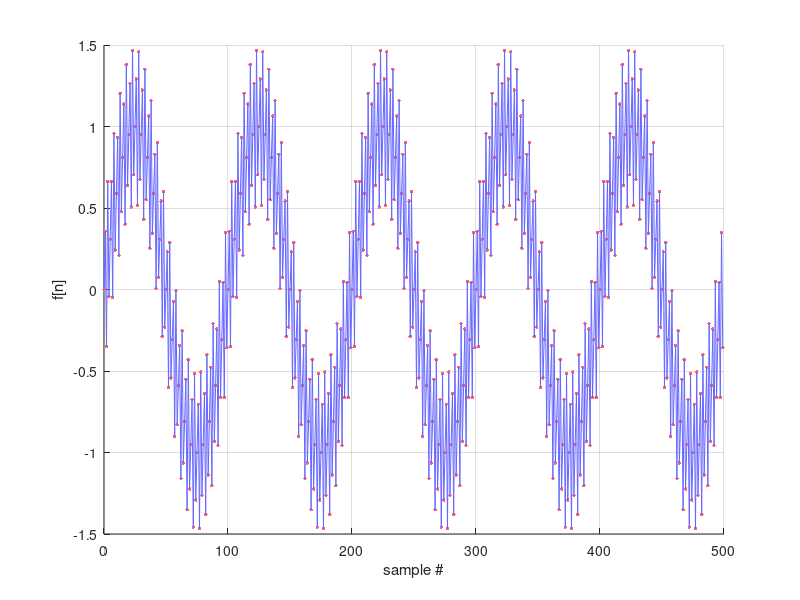
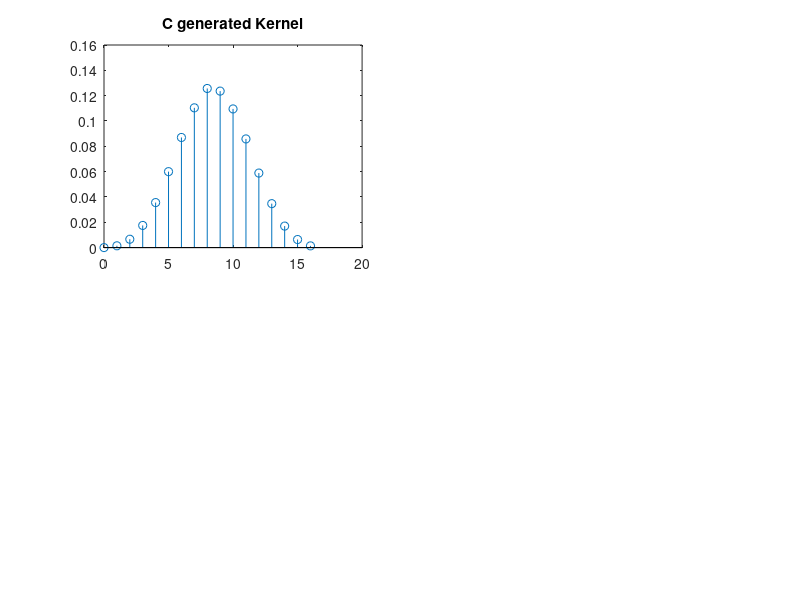

The MATLAB script that drew these images, in order: (Note: this script raises an error after producing the figures.)
%%  Test

% set up test signal
fs = 500;           % sampling frequency
Ts = 1/fs;          % Sampling Period
n = 0:fs-1;          % Samples
t = n*Ts;           % sampling instances
x = sin(5*2*pi*t) + 0.5*sin(200*2*pi*t);  % signal

figure('Color',[1 1 1]);
b = plot(n,x,'.');
grid on;
xlabel('sample #');
ylabel('f[n]');
set(b,'Color', [1 0.4 0.4]);
set(b,'MarkerSize',8);
hold on;
b = plot(n,x);
box off;
set(b,'Linewidth',.5);
set(b,'Color', [0.4 0.4 1]);

figure;
%stem(x);
stem(x,'Linestyle','none');
% --------------------------------------------------


% kernel from C
fID = fopen('filter_kernel.txt','r');  % open file for reading
data = textscan(fID,'%s');  % place the data in a cell: "Cell arrays commonly contain either lists of character vectors of different lengths"
fclose(fID);

h = str2double(data{1})';  % convert elements in the cell to type "double"

n1 = 0:16;
subplot(2,2,1); stem(n1,h); title('C generated Kernel');


% convolve filter
xout = convolution(x,h);
% stem(xout);
subplot(2,2,3); stem(xout,'Linestyle','none'); title('Output Function (C)');



% ------------------------------------------------------------------------------------------
%  MATLAB check
% ------------------------------------------------------------------------------------------

% check kernel
h_check = win_sinc(0.25,0.02,2);
subplot(2,2,2); stem(n1,h_check); title('MATLAB generated Kernel');

% convolve filter
xout_check = convolution(x,h_check);
% stem(xout_check);
subplot(2,2,4); stem(xout_check,'Linestyle','none'); title('Output Function (MATLAB)');

error = max(abs(xout-xout_check))  % about 9% error. possiby from the fact that C indecies start at 0, while MATLAB starts at 1


% check a few output samples
fID1 = fopen('output_signal.txt','r');  % open file for reading
data1 = textscan(fID1,'%s');  % place the data in a cell: "Cell arrays commonly contain either lists of character vectors of different lengths"
fclose(fID1);
xout_c = str2double(data1{1})';

error_output = max(abs(xout_c-xout_check(1:20)))  % >3% error for the first 20 samples :)
